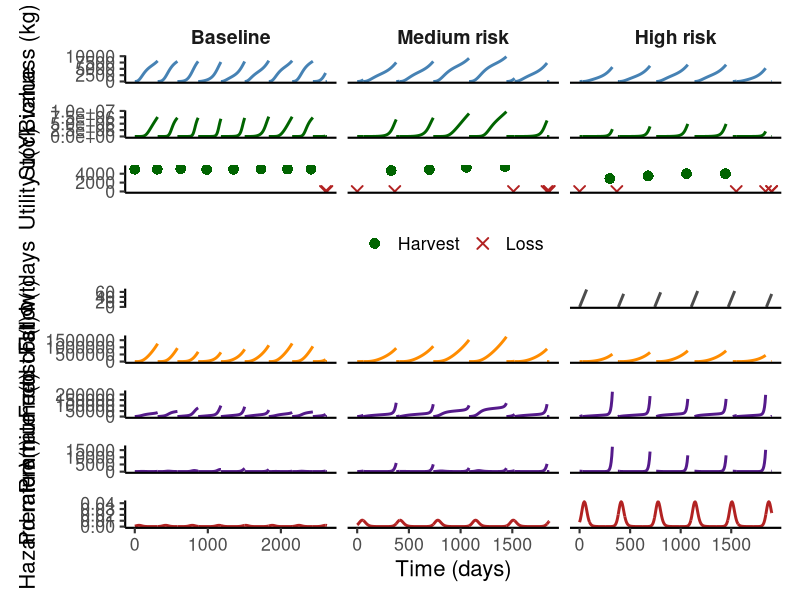

This chart was generated by the following R code:
library(ggplot2)
library(tidyr)

# ── Read data ─────────────────────────────────────────────────────────────────
ts <- read.csv("results/simulations/production_cycle_comparison_ts.csv")
ep <- read.csv("results/simulations/production_cycle_comparison_ep.csv")

outdir <- "results/figures"
dir.create(outdir, showWarnings = FALSE, recursive = TRUE)

# Order scenarios for faceting
ts$scenario <- factor(ts$scenario,
                      levels = c("Baseline", "Medium risk", "High risk"))
ep$scenario <- factor(ep$scenario,
                      levels = c("Baseline", "Medium risk", "High risk"))

# Endpoint markers
ep$event <- ifelse(ep$loss, "Loss", "Harvest")

# Production-only data (exclude fallow points for biological variables)
ts_prod <- ts[ts$phase == "production", ]

# Fallow-only data
ts_fallow <- ts[ts$phase == "fallow", ]

# ── Common theme ──────────────────────────────────────────────────────────────
theme_panel <- function() {
  theme_classic(base_size = 16) +
    theme(
      axis.text.x   = element_blank(),
      axis.ticks.x  = element_blank(),
      strip.text     = element_text(face = "bold", size = 14),
      strip.background = element_blank()
    )
}

theme_bottom <- function() {
  theme_classic(base_size = 16) +
    theme(
      strip.text     = element_text(face = "bold", size = 14),
      strip.background = element_blank()
    )
}

# ══════════════════════════════════════════════════════════════════════════════
# Panel 1: Biomass
# ══════════════════════════════════════════════════════════════════════════════
p1 <- ggplot(ts_prod, aes(x = t, y = biomass_kg, group = cycle)) +
  geom_line(color = "steelblue", linewidth = 1.0) +
  facet_wrap(~ scenario, nrow = 1, scales = "free_x") +
  labs(x = NULL, y = "Biomass (kg)") +
  theme_panel()

# ══════════════════════════════════════════════════════════════════════════════
# Panel 2: Stock value
# ══════════════════════════════════════════════════════════════════════════════
p2 <- ggplot(ts_prod, aes(x = t, y = stock_value, group = cycle)) +
  geom_line(color = "darkgreen", linewidth = 1.0) +
  facet_wrap(~ scenario, nrow = 1, scales = "free_x") +
  labs(x = NULL, y = "Stock value") +
  theme_panel() +
  theme(strip.text = element_blank())

# ══════════════════════════════════════════════════════════════════════════════
# Panel 3: Utility at cycle end
# ══════════════════════════════════════════════════════════════════════════════
p3 <- ggplot(ep, aes(x = t_end, y = utility, shape = event, color = event)) +
  geom_point(size = 3, stroke = 1.0) +
  facet_wrap(~ scenario, nrow = 1, scales = "free_x") +
  scale_shape_manual(values = c("Harvest" = 16, "Loss" = 4)) +
  scale_color_manual(values = c("Harvest" = "darkgreen", "Loss" = "firebrick")) +
  labs(x = NULL, y = "Utility u(Y)", shape = NULL, color = NULL) +
  theme_panel() +
  theme(strip.text = element_blank(),
        legend.position = "bottom")

# ══════════════════════════════════════════════════════════════════════════════
# Panel 4: Fallow days (resetting each cycle)
# ══════════════════════════════════════════════════════════════════════════════
p4 <- ggplot(ts_fallow, aes(x = t, y = fallow_days, group = cycle)) +
  geom_line(color = "grey30", linewidth = 1.0) +
  facet_wrap(~ scenario, nrow = 1, scales = "free_x", drop = FALSE) +
  labs(x = NULL, y = "Fallow days") +
  theme_panel() +
  theme(strip.text = element_blank())

# ══════════════════════════════════════════════════════════════════════════════
# Panel 5: Feed cost
# ══════════════════════════════════════════════════════════════════════════════
p5 <- ggplot(ts_prod, aes(x = t, y = feed_cost, group = cycle)) +
  geom_line(color = "darkorange", linewidth = 1.0) +
  facet_wrap(~ scenario, nrow = 1, scales = "free_x") +
  labs(x = NULL, y = "Feed cost \u03a6(t)") +
  theme_panel() +
  theme(strip.text = element_blank())

# ══════════════════════════════════════════════════════════════════════════════
# Panel 6: Cumulative insurance premium
# ══════════════════════════════════════════════════════════════════════════════
p6 <- ggplot(ts_prod, aes(x = t, y = premium_cost, group = cycle)) +
  geom_line(color = "purple4", linewidth = 1.0) +
  facet_wrap(~ scenario, nrow = 1, scales = "free_x") +
  labs(x = NULL, y = "Premium cost \u03a0(t)") +
  theme_panel() +
  theme(strip.text = element_blank())

# ══════════════════════════════════════════════════════════════════════════════
# Panel 7: Instantaneous premium rate
# ══════════════════════════════════════════════════════════════════════════════
p7 <- ggplot(ts_prod, aes(x = t, y = premium_rate, group = cycle)) +
  geom_line(color = "purple4", linewidth = 1.0) +
  facet_wrap(~ scenario, nrow = 1, scales = "free_x") +
  labs(x = NULL, y = "Premium rate \u03c0(t)") +
  theme_panel() +
  theme(strip.text = element_blank())

# ══════════════════════════════════════════════════════════════════════════════
# Panel 8: Hazard rate (continuous across fallow + production)
# ══════════════════════════════════════════════════════════════════════════════
p8 <- ggplot(ts, aes(x = t, y = hazard_rate, group = cycle)) +
  geom_line(color = "firebrick", linewidth = 1.0) +
  facet_wrap(~ scenario, nrow = 1, scales = "free_x") +
  labs(x = "Time (days)", y = "Hazard rate \u03bb(t)") +
  theme_bottom() +
  theme(strip.text = element_blank())

# ══════════════════════════════════════════════════════════════════════════════
# Combine
# ══════════════════════════════════════════════════════════════════════════════

if (requireNamespace("patchwork", quietly = TRUE)) {
  library(patchwork)
  combined <- p1 / p2 / p3 / p4 / p5 / p6 / p7 / p8 +
    plot_layout(heights = c(1, 1, 1, 0.7, 1, 1, 1, 1))
  ggsave(file.path(outdir, "production_cycle_comparison.png"), combined,
         width = 18, height = 32, dpi = 400)
} else if (requireNamespace("cowplot", quietly = TRUE)) {
  library(cowplot)
  combined <- plot_grid(p1, p2, p3, p4, p5, p6, p7, p8,
                        ncol = 1, align = "v",
                        rel_heights = c(1, 1, 1, 0.7, 1, 1, 1, 1))
  ggsave(file.path(outdir, "production_cycle_comparison.png"), combined,
         width = 18, height = 32, dpi = 400)
} else {
  cat("patchwork/cowplot not available — install one for combined plot\n")
}

cat("Saved production_cycle_comparison.png\n")
